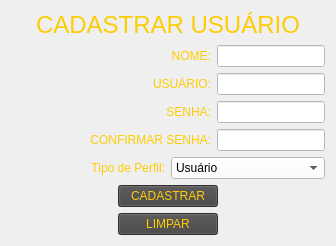
        <widget class="QWidget" name="pg_CadastroUser">
         <layout class="QGridLayout" name="gridLayout_5">
          <item row="2" column="0">
           <layout class="QHBoxLayout" name="horizontalLayout_4">
            <item>
             <widget class="QLabel" name="label_13">
              <property name="sizePolicy">
               <sizepolicy hsizetype="Preferred" vsizetype="Fixed">
                <horstretch>0</horstretch>
                <verstretch>0</verstretch>
               </sizepolicy>
              </property>
              <property name="minimumSize">
               <size>
                <width>200</width>
                <height>0</height>
               </size>
              </property>
              <property name="text">
               <string>&lt;html&gt;&lt;head/&gt;&lt;body&gt;&lt;p&gt;&lt;span style=&quot; color:#fccd04;&quot;&gt;USUÁRIO:&lt;/span&gt;&lt;/p&gt;&lt;/body&gt;&lt;/html&gt;</string>
              </property>
              <property name="alignment">
               <set>Qt::AlignRight|Qt::AlignTrailing|Qt::AlignVCenter</set>
              </property>
             </widget>
            </item>
            <item>
             <widget class="QLineEdit" name="lineEdit_2">
              <property name="sizePolicy">
               <sizepolicy hsizetype="Expanding" vsizetype="Fixed">
                <horstretch>0</horstretch>
                <verstretch>0</verstretch>
               </sizepolicy>
              </property>
              <property name="styleSheet">
               <string notr="true">background-color: rgb(255, 255, 255);</string>
              </property>
             </widget>
            </item>
           </layout>
          </item>
          <item row="3" column="0">
           <layout class="QHBoxLayout" name="horizontalLayout_5">
            <item>
             <widget class="QLabel" name="label_14">
              <property name="sizePolicy">
               <sizepolicy hsizetype="Preferred" vsizetype="Fixed">
                <horstretch>0</horstretch>
                <verstretch>0</verstretch>
               </sizepolicy>
              </property>
              <property name="minimumSize">
               <size>
                <width>200</width>
                <height>0</height>
               </size>
              </property>
              <property name="text">
               <string>&lt;html&gt;&lt;head/&gt;&lt;body&gt;&lt;p&gt;&lt;span style=&quot; color:#fccd04;&quot;&gt;SENHA:&lt;/span&gt;&lt;/p&gt;&lt;/body&gt;&lt;/html&gt;</string>
              </property>
              <property name="alignment">
               <set>Qt::AlignRight|Qt::AlignTrailing|Qt::AlignVCenter</set>
              </property>
             </widget>
            </item>
            <item>
             <widget class="QLineEdit" name="lineEdit_3">
              <property name="sizePolicy">
               <sizepolicy hsizetype="Expanding" vsizetype="Fixed">
                <horstretch>0</horstretch>
                <verstretch>0</verstretch>
               </sizepolicy>
              </property>
              <property name="styleSheet">
               <string notr="true">background-color: rgb(255, 255, 255);</string>
              </property>
              <property name="echoMode">
               <enum>QLineEdit::Password</enum>
              </property>
             </widget>
            </item>
           </layout>
          </item>
          <item row="4" column="0">
           <layout class="QHBoxLayout" name="horizontalLayout_6">
            <item>
             <widget class="QLabel" name="label_15">
              <property name="sizePolicy">
               <sizepolicy hsizetype="Preferred" vsizetype="Fixed">
                <horstretch>0</horstretch>
                <verstretch>0</verstretch>
               </sizepolicy>
              </property>
              <property name="minimumSize">
               <size>
                <width>200</width>
                <height>0</height>
               </size>
              </property>
              <property name="text">
               <string>&lt;html&gt;&lt;head/&gt;&lt;body&gt;&lt;p&gt;&lt;span style=&quot; color:#fccd04;&quot;&gt;CONFIRMAR SENHA:&lt;/span&gt;&lt;/p&gt;&lt;/body&gt;&lt;/html&gt;</string>
              </property>
              <property name="alignment">
               <set>Qt::AlignRight|Qt::AlignTrailing|Qt::AlignVCenter</set>
              </property>
             </widget>
            </item>
            <item>
             <widget class="QLineEdit" name="lineEdit_4">
              <property name="sizePolicy">
               <sizepolicy hsizetype="Expanding" vsizetype="Fixed">
                <horstretch>0</horstretch>
                <verstretch>0</verstretch>
               </sizepolicy>
              </property>
              <property name="styleSheet">
               <string notr="true">background-color: rgb(255, 255, 255);</string>
              </property>
              <property name="echoMode">
               <enum>QLineEdit::Password</enum>
              </property>
             </widget>
            </item>
           </layout>
          </item>
          <item row="1" column="0">
           <layout class="QHBoxLayout" name="horizontalLayout">
            <item>
             <widget class="QLabel" name="label_9">
              <property name="sizePolicy">
               <sizepolicy hsizetype="Minimum" vsizetype="Fixed">
                <horstretch>0</horstretch>
                <verstretch>0</verstretch>
               </sizepolicy>
              </property>
              <property name="minimumSize">
               <size>
                <width>200</width>
                <height>0</height>
               </size>
              </property>
              <property name="text">
               <string>&lt;html&gt;&lt;head/&gt;&lt;body&gt;&lt;p&gt;&lt;span style=&quot; color:#fccd04;&quot;&gt;NOME:&lt;/span&gt;&lt;/p&gt;&lt;/body&gt;&lt;/html&gt;</string>
              </property>
              <property name="alignment">
               <set>Qt::AlignRight|Qt::AlignTrailing|Qt::AlignVCenter</set>
              </property>
             </widget>
            </item>
            <item>
             <widget class="QLineEdit" name="lineEdit">
              <property name="sizePolicy">
               <sizepolicy hsizetype="Expanding" vsizetype="Fixed">
                <horstretch>0</horstretch>
                <verstretch>0</verstretch>
               </sizepolicy>
              </property>
              <property name="styleSheet">
               <string notr="true">background-color: rgb(255, 255, 255);</string>
              </property>
             </widget>
            </item>
           </layout>
          </item>
          <item row="5" column="0">
           <layout class="QHBoxLayout" name="horizontalLayout_7">
            <item>
             <widget class="QLabel" name="label_16">
              <property name="sizePolicy">
               <sizepolicy hsizetype="Preferred" vsizetype="Fixed">
                <horstretch>0</horstretch>
                <verstretch>0</verstretch>
               </sizepolicy>
              </property>
              <property name="text">
               <string>&lt;html&gt;&lt;head/&gt;&lt;body&gt;&lt;p&gt;&lt;span style=&quot; color:#fccd04;&quot;&gt;Tipo de Perfil:&lt;/span&gt;&lt;/p&gt;&lt;/body&gt;&lt;/html&gt;</string>
              </property>
              <property name="alignment">
               <set>Qt::AlignRight|Qt::AlignTrailing|Qt::AlignVCenter</set>
              </property>
             </widget>
            </item>
            <item>
             <widget class="QComboBox" name="comboBox">
              <property name="sizePolicy">
               <sizepolicy hsizetype="Preferred" vsizetype="Fixed">
                <horstretch>0</horstretch>
                <verstretch>0</verstretch>
               </sizepolicy>
              </property>
              <property name="styleSheet">
               <string notr="true">background-color: rgb(255, 255, 255);</string>
              </property>
              <item>
               <property name="text">
                <string>Usuário</string>
               </property>
              </item>
              <item>
               <property name="text">
                <string>Leitor</string>
               </property>
              </item>
              <item>
               <property name="text">
                <string>Administrador</string>
               </property>
              </item>
             </widget>
            </item>
           </layout>
          </item>
          <item row="6" column="0">
           <layout class="QHBoxLayout" name="horizontalLayout_3">
            <item>
             <widget class="QLabel" name="label_17">
              <property name="sizePolicy">
               <sizepolicy hsizetype="Preferred" vsizetype="Fixed">
                <horstretch>0</horstretch>
                <verstretch>0</verstretch>
               </sizepolicy>
              </property>
              <property name="text">
               <string/>
              </property>
             </widget>
            </item>
            <item>
             <widget class="QPushButton" name="pushButton_14">
              <property name="styleSheet">
               <string notr="true">QPushButton {
     background-color: #434142;       /* Cor ao passar o mouse */
	color:#FCCD04;
}

QPushButton:hover {
       /* Cor ao passar o mouse */
	background-color: rgb(213, 213, 213);
color:#000000
}

QPushButton:pressed {
    background-color: #d5d5d5;       /* Cor ao pressionar o botão */
}
</string>
              </property>
              <property name="text">
               <string>CADASTRAR</string>
              </property>
             </widget>
            </item>
            <item>
             <widget class="QLabel" name="label_18">
              <property name="sizePolicy">
               <sizepolicy hsizetype="Preferred" vsizetype="Fixed">
                <horstretch>0</horstretch>
                <verstretch>0</verstretch>
               </sizepolicy>
              </property>
              <property name="text">
               <string/>
              </property>
             </widget>
            </item>
           </layout>
          </item>
          <item row="0" column="0">
           <widget class="QLabel" name="label_8">
            <property name="sizePolicy">
             <sizepolicy hsizetype="Preferred" vsizetype="Fixed">
              <horstretch>0</horstretch>
              <verstretch>0</verstretch>
             </sizepolicy>
            </property>
            <property name="text">
             <string>&lt;html&gt;&lt;head/&gt;&lt;body&gt;&lt;p align=&quot;center&quot;&gt;&lt;span style=&quot; font-size:18pt; color:#fccd04;&quot;&gt;CADASTRAR USUÁRIO&lt;/span&gt;&lt;/p&gt;&lt;/body&gt;&lt;/html&gt;</string>
            </property>
           </widget>
          </item>
          <item row="7" column="0">
           <layout class="QHBoxLayout" name="horizontalLayout_28">
            <item>
             <widget class="QLabel" name="label_48">
              <property name="sizePolicy">
               <sizepolicy hsizetype="Preferred" vsizetype="Fixed">
                <horstretch>0</horstretch>
                <verstretch>0</verstretch>
               </sizepolicy>
              </property>
              <property name="text">
               <string/>
              </property>
             </widget>
            </item>
            <item>
             <widget class="QPushButton" name="pushButton_20">
              <property name="styleSheet">
               <string notr="true">QPushButton {
     background-color: #434142;       /* Cor ao passar o mouse */
	color:#FCCD04;
}

QPushButton:hover {
       /* Cor ao passar o mouse */
	background-color: rgb(213, 213, 213);
color:#000000
}

QPushButton:pressed {
    background-color: #d5d5d5;       /* Cor ao pressionar o botão */
}
</string>
              </property>
              <property name="text">
               <string>LIMPAR</string>
              </property>
             </widget>
            </item>
            <item>
             <widget class="QLabel" name="label_49">
              <property name="sizePolicy">
               <sizepolicy hsizetype="Preferred" vsizetype="Fixed">
                <horstretch>0</horstretch>
                <verstretch>0</verstretch>
               </sizepolicy>
              </property>
              <property name="text">
               <string/>
              </property>
             </widget>
            </item>
           </layout>
          </item>
         </layout>
        </widget>
